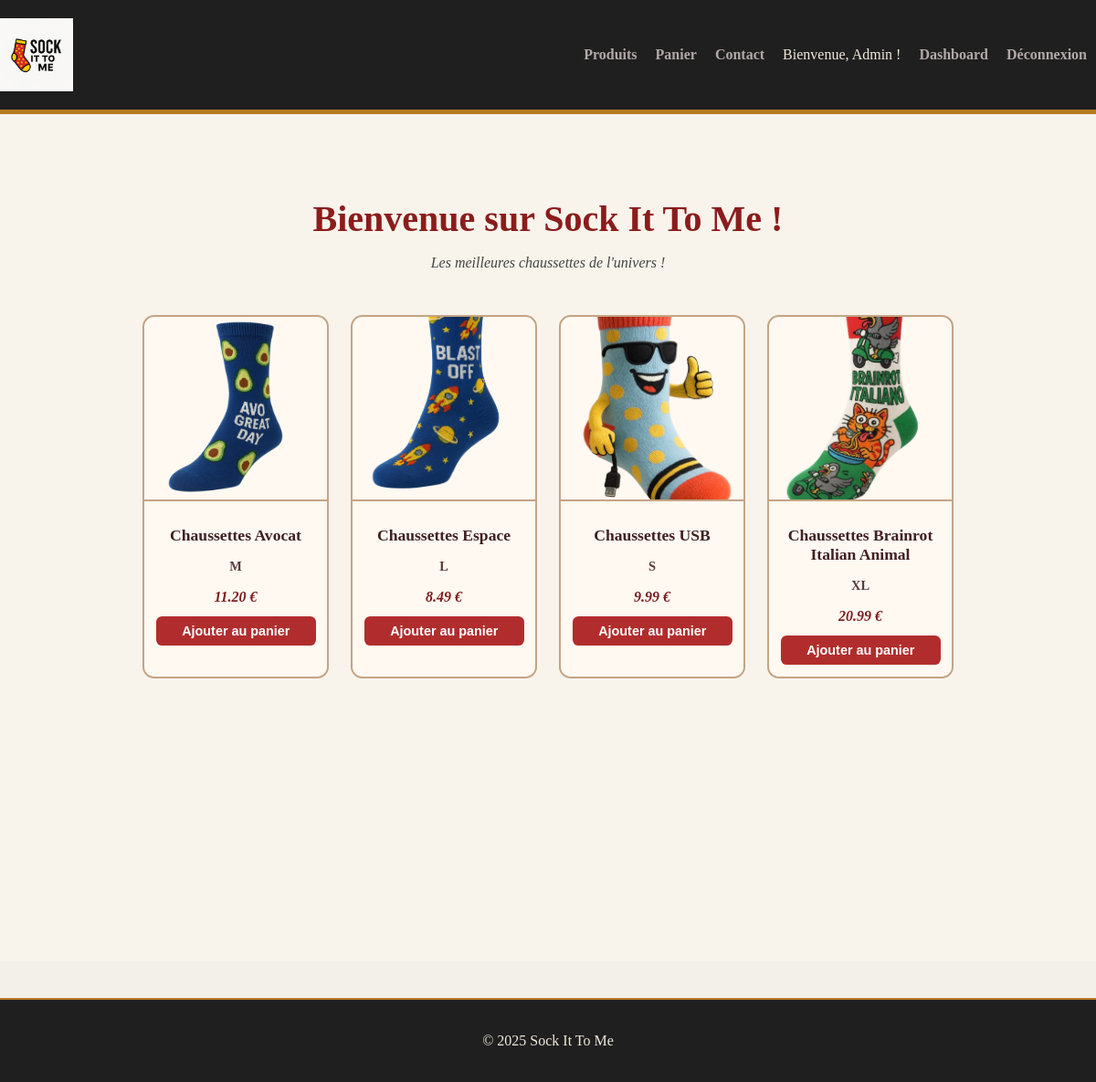
/client/produit.php (signed in), run on the app's committed database.
### tables this page shows
CREATE TABLE IF NOT EXISTS `produits` (
  `id` int NOT NULL AUTO_INCREMENT,
  `nom` varchar(100) DEFAULT NULL,
  `taille` enum('S','M','L','XL') DEFAULT NULL,
  `prix` decimal(10,2) DEFAULT NULL,
  `image` varchar(255) DEFAULT NULL,
  `stock` int NOT NULL DEFAULT '0',
  PRIMARY KEY (`id`)
);

### client/produit.php (the view, shortened to what this page needs)
<?php
include '../includes/header.php';
global $pdo;
$stmt = $pdo->prepare("SELECT * FROM produits");
$stmt->execute();
$produits = $stmt->fetchAll(PDO::FETCH_ASSOC);
?>
<head>
    <link rel="stylesheet" href="../css/produit.css">
</head>
<main>
    <h1>Bienvenue sur Sock It To Me !</h1>
    <p>Les meilleures chaussettes de l'univers !</p>
    <?php
    if (count($produits) > 0) {
        echo "<div class='produits-container'>";
        foreach ($produits as $produit) {
            echo "<div class='produit-card'>";
            echo "<img src='../images/chaussettes/" . htmlspecialchars($produit["image"]) . "' alt='" . htmlspecialchars($produit["nom"]) . "'>";
            echo "<div class='details'>";
            echo "<h2>" . htmlspecialchars($produit["nom"]) . "</h2>";
            echo "<h3>" . htmlspecialchars($produit["taille"]) . "</h3>";
            echo "<p class='prix'>" . number_format($produit["prix"], 2) . " €</p>";
            echo "<form method='post' action=''>";
            echo "<button type='submit'>Ajouter au panier</button>";
            echo "</form>";
            echo "</div>";
            echo "</div>";
        }
        echo "</div>";
    } else {
        echo "<p>Aucune chaussette disponible.</p>";
    }
    ?>
</main>
<?php include '../includes/footer.php'; ?>

### css/global.css (style rules this page uses)
body { margin: 0; padding: 0; background-color: #f3f0ea; color: #2c2c2c; font-family: 'Noto Serif JP', serif; }
button { background-color: #b7791f; color: #fff; border: none; padding: 10px 15px; font-weight: bold; cursor: pointer; border-radius: 5px; }

### css/produit.css (style rules this page uses)
main { padding: 2rem; background-size: cover; min-height: 100vh; color: #2f2f2f; background-color: #f8f4ec; }
main h1 { font-size: 2.5rem; text-align: center; margin-bottom: 0.5rem; color: #8b1c1c; }
main p { text-align: center; font-style: italic; margin-bottom: 2rem; color: #444; }
.produits-container { display: flex; flex-wrap: wrap; justify-content: center; gap: 1.5rem; padding: 1rem; }
.produit-card { width: 200px; background-color: #fff9f2; border: 2px solid #c4a484; border-radius: 0.8rem; overflow: hidden; display: flex; flex-direction: column; }
.produit-card img { width:200px; height: 200px; object-fit: cover; border-bottom: 2px solid #c4a484; }
.details { padding: 0.8rem; }
.details h2 { text-align: center; font-size: 1.1rem; color: #402020; margin-bottom: 0.3rem; }
.details h3 { text-align: center; font-size: 0.9rem; color: #5b3b3b; margin-bottom: 0.4rem; }
.details .prix { font-weight: bold; color: #7b1e1e; font-size: 1rem; margin-bottom: 0.8rem; }
.details button { background-color: #b12d2d; color: white; border: none; padding: 0.5rem; border-radius: 0.4rem; font-size: 0.9rem; width: 175px; cursor: pointer; }

### data on the page
produits: image (picture), nom "Chaussettes Avocat", taille "M", prix "11.20"
produits: image (picture), nom "Chaussettes Espace", taille "L", prix "8.49"
produits: image (picture), nom "Chaussettes USB", taille "S", prix "9.99"
produits: image (picture), nom "Chaussettes Brainrot Italian Animal", taille "XL", prix "20.99"

### other printed values
$_SESSION['nom'] "Admin"
